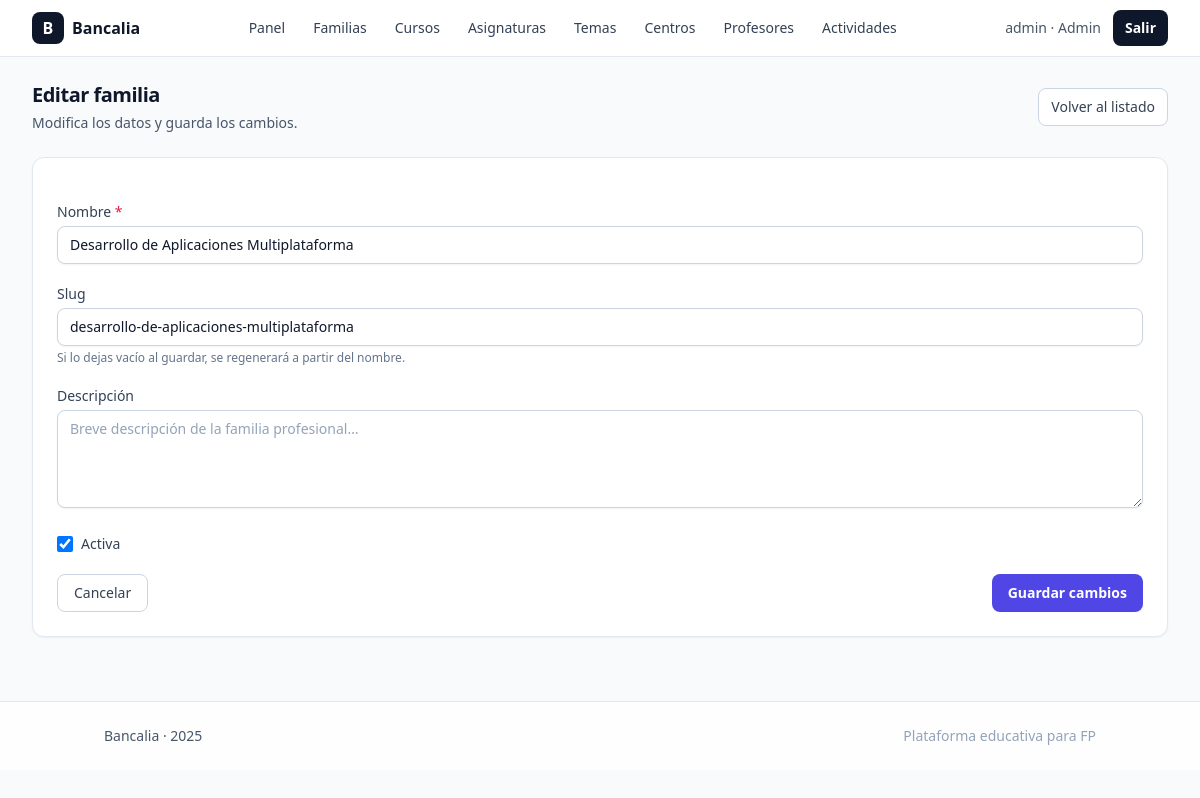
The page /admin/familias/edit.php?id=1 (signed in) on the database its author committed.
### tables this page shows
CREATE TABLE `familias_profesionales` (
  `id` int(11) NOT NULL,
  `nombre` varchar(150) NOT NULL,
  `slug` varchar(160) NOT NULL,
  `descripcion` text DEFAULT NULL,
  `is_active` tinyint(1) NOT NULL DEFAULT 1,
  `created_at` datetime NOT NULL DEFAULT current_timestamp(),
  `updated_at` datetime NOT NULL DEFAULT current_timestamp() ON UPDATE current_timestamp()
);

### config.php (called while the page is built, shortened)
<?php
function pdo(): PDO {
  $pdo = new PDO(
    'mysql:host=127.0.0.1;dbname=bancalia;charset=utf8mb4',
    'root', '',
    [
      PDO::ATTR_ERRMODE => PDO::ERRMODE_EXCEPTION,
      PDO::ATTR_DEFAULT_FETCH_MODE => PDO::FETCH_ASSOC,
      PDO::ATTR_EMULATE_PREPARES => false,
    ]
  );
  return $pdo;
}

### public/admin/familias/edit.php (the view, shortened to what this page needs)
<?php
require_once __DIR__ . '/../../../config.php';
$id = (int)($_GET['id'] ?? 0);
$st = pdo()->prepare('SELECT * FROM familias_profesionales WHERE id=:id LIMIT 1');
$st->execute([':id'=>$id]);
$row = $st->fetch();
require_once __DIR__ . '/../../../partials/header.php';
?>
<div class="mb-6 flex items-center justify-between">
  <div>
    <h1 class="text-xl font-semibold tracking-tight">Editar familia</h1>
    <p class="mt-1 text-sm text-slate-600">Modifica los datos y guarda los cambios.</p>
  </div>
  <a href="<?= PUBLIC_URL ?>/admin/familias/index.php"
     class="inline-flex items-center rounded-lg border border-slate-300 bg-white px-3 py-2 text-sm font-medium text-slate-700 hover:bg-slate-100">
    Volver al listado
  </a>
</div>
<div class="rounded-xl border border-slate-200 bg-white p-6 shadow-sm">
  <form method="post" action="" class="space-y-5">
    <div>
      <label for="nombre" class="mb-1 block text-sm font-medium text-slate-700">Nombre <span class="text-rose-600">*</span></label>
      <input
        id="nombre" name="nombre" type="text" required
        value="<?= htmlspecialchars($row['nombre']) ?>"
        class="w-full rounded-lg border border-slate-300 bg-white px-3 py-2 text-sm shadow-sm placeholder-slate-400 focus:border-slate-400 focus:outline-none focus:ring-2 focus:ring-slate-400"
        placeholder="Informática y comunicaciones"
      >
    </div>
    <div>
      <label for="slug" class="mb-1 block text-sm font-medium text-slate-700">Slug</label>
      <input
        id="slug" name="slug" type="text"
        value="<?= htmlspecialchars($row['slug']) ?>"
        class="w-full rounded-lg border border-slate-300 bg-white px-3 py-2 text-sm shadow-sm placeholder-slate-400 focus:border-slate-400 focus:outline-none focus:ring-2 focus:ring-slate-400"
        placeholder="informatica-comunicaciones"
      >
      <p class="mt-1 text-xs text-slate-500">Si lo dejas vacío al guardar, se regenerará a partir del nombre.</p>
    </div>
    <div>
      <label for="descripcion" class="mb-1 block text-sm font-medium text-slate-700">Descripción</label>
      <textarea
        id="descripcion" name="descripcion" rows="4"
        class="w-full rounded-lg border border-slate-300 bg-white px-3 py-2 text-sm shadow-sm placeholder-slate-400 focus:border-slate-400 focus:outline-none focus:ring-2 focus:ring-slate-400"
        placeholder="Breve descripción de la familia profesional…"
      ><?= htmlspecialchars((string)$row['descripcion']) ?></textarea>
    </div>
    <div class="flex items-center gap-2">
      <input
        id="is_active" name="is_active" type="checkbox"
        class="h-4 w-4 rounded border-slate-300 text-slate-900 focus:ring-slate-400"
        <?= (int)$row['is_active'] === 1 ? 'checked' : '' ?>
      >
      <label for="is_active" class="text-sm text-slate-700">Activa</label>
    </div>
    <div class="flex flex-col-reverse gap-2 sm:flex-row sm:justify-between">
      <a href="<?= PUBLIC_URL ?>/admin/familias/index.php"
         class="inline-flex items-center justify-center rounded-lg border border-slate-300 bg-white px-4 py-2 text-sm font-medium text-slate-700 hover:bg-slate-100">
        Cancelar
      </a>
      <div class="flex gap-2">
        <button type="submit"
                class="inline-flex items-center justify-center rounded-lg bg-indigo-600 px-4 py-2 text-sm font-semibold text-white hover:bg-indigo-500 active:scale-[0.99] transition">
          Guardar cambios
        </button>
      </div>
    </div>
  </form>
</div>
<?php require_once __DIR__ . '/../../../partials/footer.php'; ?>

### rows shown on the page
familias_profesionales: nombre "Desarrollo de Aplicaciones Multiplataforma", slug "desarrollo-de-aplicaciones-multiplataforma", is_active "☑"

### other values the page prints
$u['role'] "admin"
$u['nombre'] "Admin"
